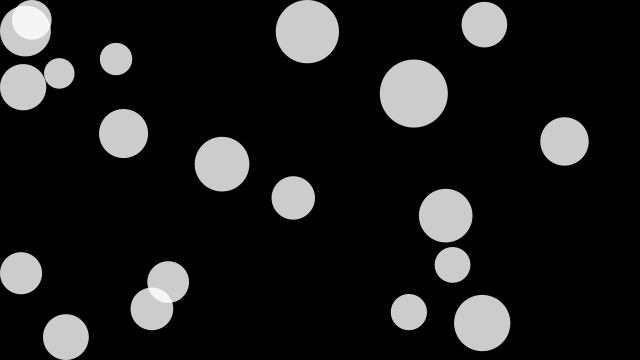
Frame 1 (no input)
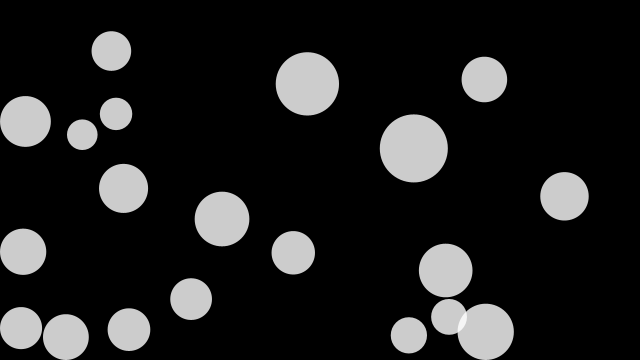
Frame 60 (the mouse pressed at the canvas centre just before this capture)
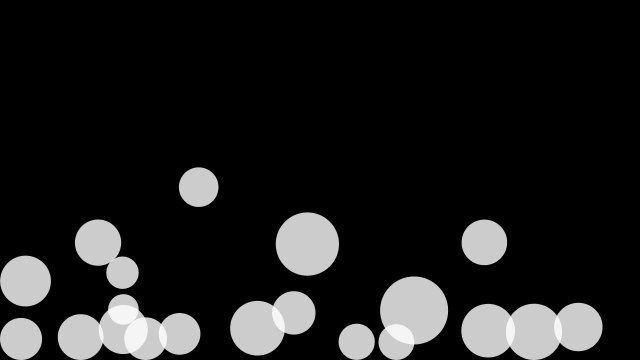
Frame 120 (the mouse held since frame 60 and released just before this capture)

The Processing sketch that drew these frames (run headless with seeded random() and noise(); from frame 60 on, the mouse is pressed at the canvas centre):

// Processing sketch: BouncyBubbles
// ── BouncyBubbles.pde
/**
 * Bouncy Bubbles  
 * based on code from Keith Peters. 
 * 
 * Multiple-object collision.
 */
 
 
int numBalls = 20;

float spring = 0.01;
float gravity = 0.03;
float friction = -0.5;

Ball[] balls = new Ball[numBalls];

void setup() {
  size(640, 360);
  for (int i = 0; i < numBalls; i++) {
    balls[i] = new Ball(random(width), random(height), random(30, 70), i, balls);
  }
  noStroke();
  fill(255, 204);
}

void draw() {
  background(0);
  for (int i = 0; i < numBalls; i++) {
    balls[i].collide();
    balls[i].move();
    balls[i].display();  
  }
}

class Ball {
  
  float x, y;
  float diameter;
  float vx = 0;
  float vy = 0;
  int id;
  Ball[] others;
 
  Ball(float xin, float yin, float din, int idin, Ball[] oin) {
    x = xin;
    y = yin;
    diameter = din;
    id = idin;
    others = oin;
  } 
  
  void collide() {
    for (int i = id + 1; i < numBalls; i++) {
      float dx = others[i].x - x;
      float dy = others[i].y - y;
      float distance = sqrt(dx*dx + dy*dy);
      float minDist = others[i].diameter/2 + diameter/2;
      if (distance < minDist) { 
        float angle = atan2(dy, dx);
        float targetX = x + cos(angle) * minDist;
        float targetY = y + sin(angle) * minDist;
        float ax = (targetX - others[i].x) * spring;
        float ay = (targetY - others[i].y) * spring;
        vx -= ax;
        vy -= ay;
        others[i].vx += ax;
        others[i].vy += ay;
      }
    }   
  }
  
  void move() {
    vy += gravity;
    x += vx;
    y += vy;
    if (x + diameter/2 > width) {
      x = width - diameter/2;
      vx *= friction; 
    }
    else if (x - diameter/2 < 0) {
      x = diameter/2;
      vx *= friction;
    }
    if (y + diameter/2 > height) {
      y = height - diameter/2;
      vy *= friction; 
    } 
    else if (y - diameter/2 < 0) {
      y = diameter/2;
      vy *= friction;
    }
  }
  
  void display() {
    ellipse(x, y, diameter, diameter);
  }
}
